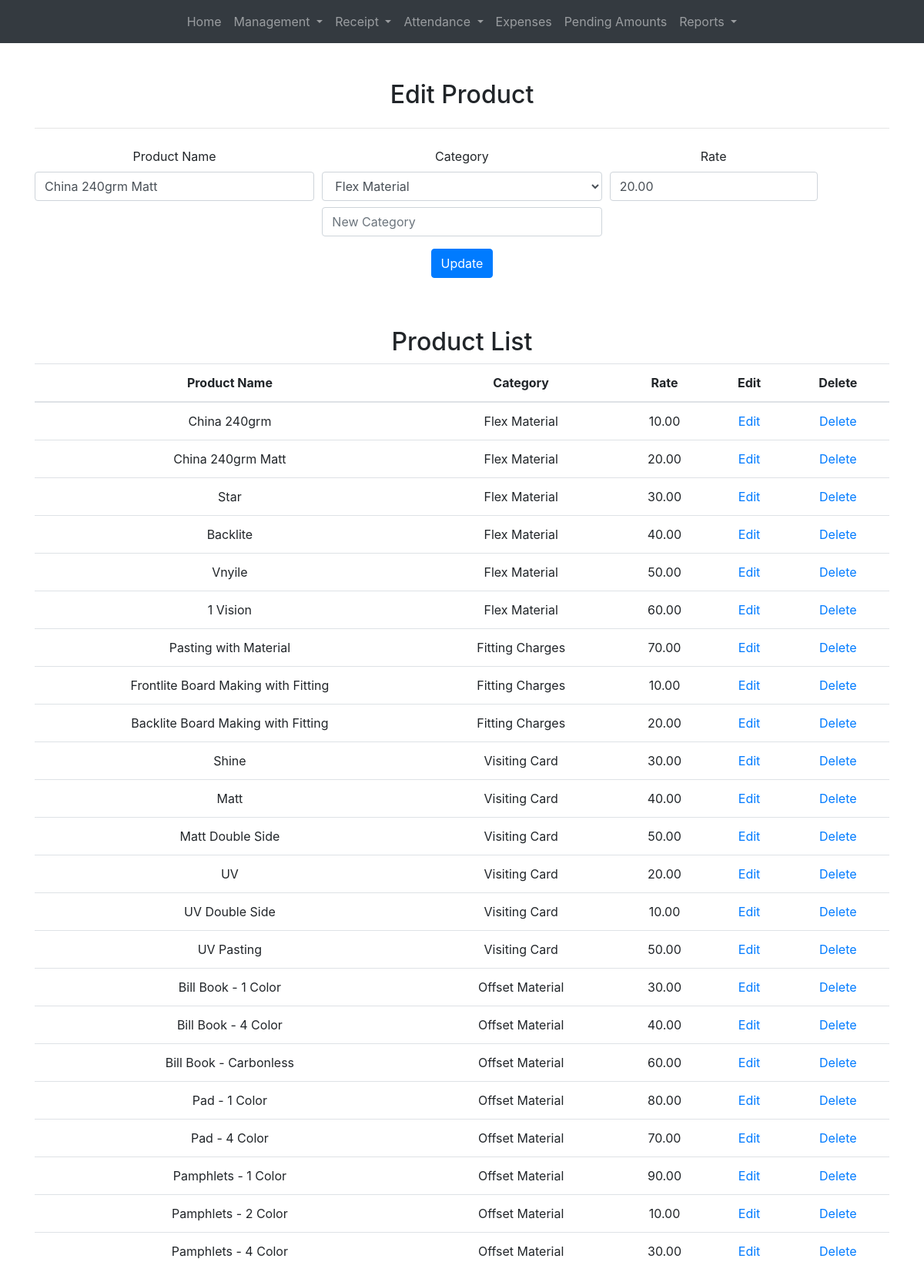
Page /prod.php?id=2 on the committed database.
### tables this page shows
CREATE TABLE IF NOT EXISTS product (
    id INT AUTO_INCREMENT PRIMARY KEY,
    date DATE DEFAULT CURRENT_DATE,
    name VARCHAR(255) NOT NULL,
    category VARCHAR(255) NOT NULL,
    rate DECIMAL(10, 2)
);

### prod.php (the view, shortened to what this page needs)
<?php include 'includes/header.php'; ?>
<?php
$product = null;
if (isset($_GET['id'])) {
    $productId = $_GET['id'];
    include 'includes/db_connection.php';
    $sql = "SELECT * FROM product WHERE id = ?";
    if ($stmt = $conn->prepare($sql)) {
        $stmt->bind_param("i", $productId);
        $stmt->execute();
        $result = $stmt->get_result();
        $product = $result->fetch_assoc();
    } else {
    }
}
?>
<!DOCTYPE html>
<html lang="en">
<head>
    <link rel="stylesheet" href="https://stackpath.bootstrapcdn.com/bootstrap/4.5.2/css/bootstrap.min.css">
</head>
<body>
    <br><div class="container mt-4 text-center">
    <h2><?php echo isset($product) ? 'Edit Product' : 'Add Product'; ?></h2>
    <hr class="my-4">
    <form action="<?php echo isset($product) ? 'includes/update_product.php' : 'includes/create_product.php'; ?>" method="post">
        <div class="form-row">
            <div class="col-md-4 mb-3">
                <label for="name">Product Name</label>
                <input type="text" class="form-control" id="name" name="name" value="<?php echo isset($product) ? $product['name'] : ''; ?>" required>
            </div>
            <div class="col-md-4 mb-3">
                <label for="category">Category</label>
                <select class="form-control" id="category" name="category">
                    <?php
                    include 'includes/db_connection.php';
                    $sql = "SELECT DISTINCT category FROM product";
                    $result = $conn->query($sql);
                    while ($row = $result->fetch_assoc()) {
                        $selected = ($product && $product['category'] == $row['category']) ? 'selected' : '';
                        echo '<option value="' . $row['category'] . '" ' . $selected . '>' . $row['category'] . '</option>';
                    }
                    ?>
                </select>
                <input type="text" class="form-control mt-2" id="new_category" name="new_category" value="" placeholder="New Category">
            </div>
            <div class="col-md-3 mb-3">
                <label for="rate">Rate</label>
                <input type="number" step="0.01" class="form-control" id="rate" name="rate" value="<?php echo isset($product) ? $product['rate'] : ''; ?>" required>
            </div>
        </div>
        <div class="form-group text-center">
            <button type="submit" class="btn btn-primary"><?php echo isset($product) ? 'Update' : 'Create'; ?></button>
        </div>
    </form>
</div><br>
<div class="container mt-4 text-center">
    <h2>Product List</h2>
    <table class="table">
        <thead>
            <tr>
                <th>Product Name</th>
                <th>Category</th>
                <th>Rate</th>
                <th>Edit</th>
                <th>Delete</th>
            </tr>
        </thead>
        <tbody>
            <?php
            include 'includes/db_connection.php';
            $sql = "SELECT * FROM product";
            $result = $conn->query($sql);
            if ($result->num_rows > 0) {
                while ($row = $result->fetch_assoc()) {
                    echo '<tr>';
                    echo '<td>' . $row['name'] . '</td>';
                    echo '<td>' . $row['category'] . '</td>';
                    echo '<td>' . $row['rate'] . '</td>';
                    echo '<td><a href="prod.php?id=' . $row['id'] . '">Edit</a></td>';
                    echo '<td><a href="includes/del_prod.php?id='. $row['id'] . '">Delete</a></td>';
                    echo '</tr>';
                }
            } else {
                echo '<tr><td colspan="5">No products found</td></tr>';
            }
            ?>
        </tbody>
    </table>
</div>
</body>
</html>
<?php include 'includes/footer.php'; ?>

### rows in the picture
product: name "China 240grm Matt", rate "20.00", category "Flex Material"
product: name "China 240grm", category "Flex Material", rate "10.00"
product: name "Star", category "Flex Material", rate "30.00"
product: name "Backlite", category "Flex Material", rate "40.00"
product: name "Vnyile", category "Flex Material", rate "50.00"
product: name "1 Vision", category "Flex Material", rate "60.00"
product: name "Pasting with Material", category "Fitting Charges", rate "70.00"
product: name "Frontlite Board Making with Fitting", category "Fitting Charges", rate "10.00"
product: name "Backlite Board Making with Fitting", category "Fitting Charges", rate "20.00"
product: name "Shine", category "Visiting Card", rate "30.00"
product: name "Matt", category "Visiting Card", rate "40.00"
product: name "Matt Double Side", category "Visiting Card", rate "50.00"
product: name "UV", category "Visiting Card", rate "20.00"
product: name "UV Double Side", category "Visiting Card", rate "10.00"
product: name "UV Pasting", category "Visiting Card", rate "50.00"
product: name "Bill Book - 1 Color", category "Offset Material", rate "30.00"
product: name "Bill Book - 4 Color", category "Offset Material", rate "40.00"
product: name "Bill Book - Carbonless", category "Offset Material", rate "60.00"
product: name "Pad - 1 Color", category "Offset Material", rate "80.00"
product: name "Pad - 4 Color", category "Offset Material", rate "70.00"
product: name "Pamphlets - 1 Color", category "Offset Material", rate "90.00"
product: name "Pamphlets - 2 Color", category "Offset Material", rate "10.00"
product: name "Pamphlets - 4 Color", category "Offset Material", rate "30.00"

### other values in the picture
form field category "Flex Material"
